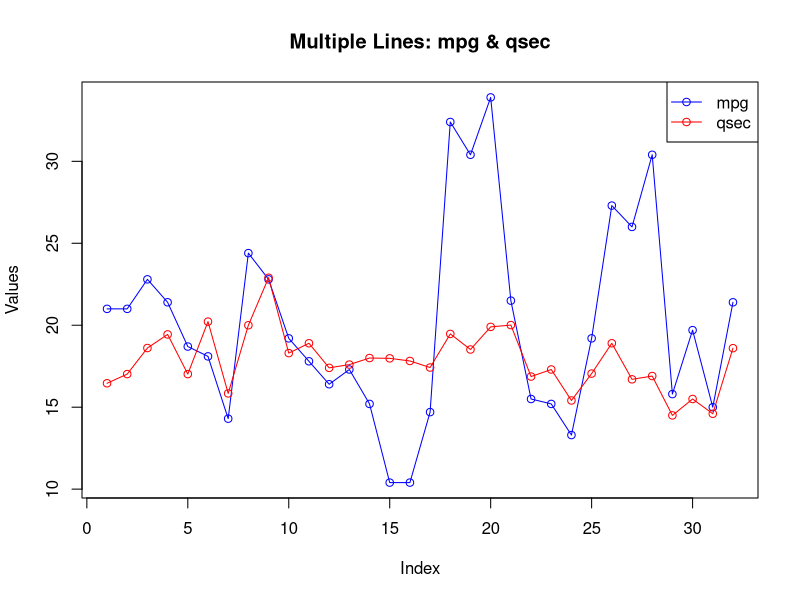

Source code (R):
data("mtcars")
plot(mtcars$mpg, type="o", col="blue", ylim=c(min(mtcars$mpg, mtcars$qsec), max(mtcars$mpg, mtcars$qsec)),
     xlab="Index", ylab="Values", main="Multiple Lines: mpg & qsec")
lines(mtcars$qsec, type="o", col="red")
legend("topright", legend=c("mpg", "qsec"), col=c("blue", "red"), lty=1, pch=1)
